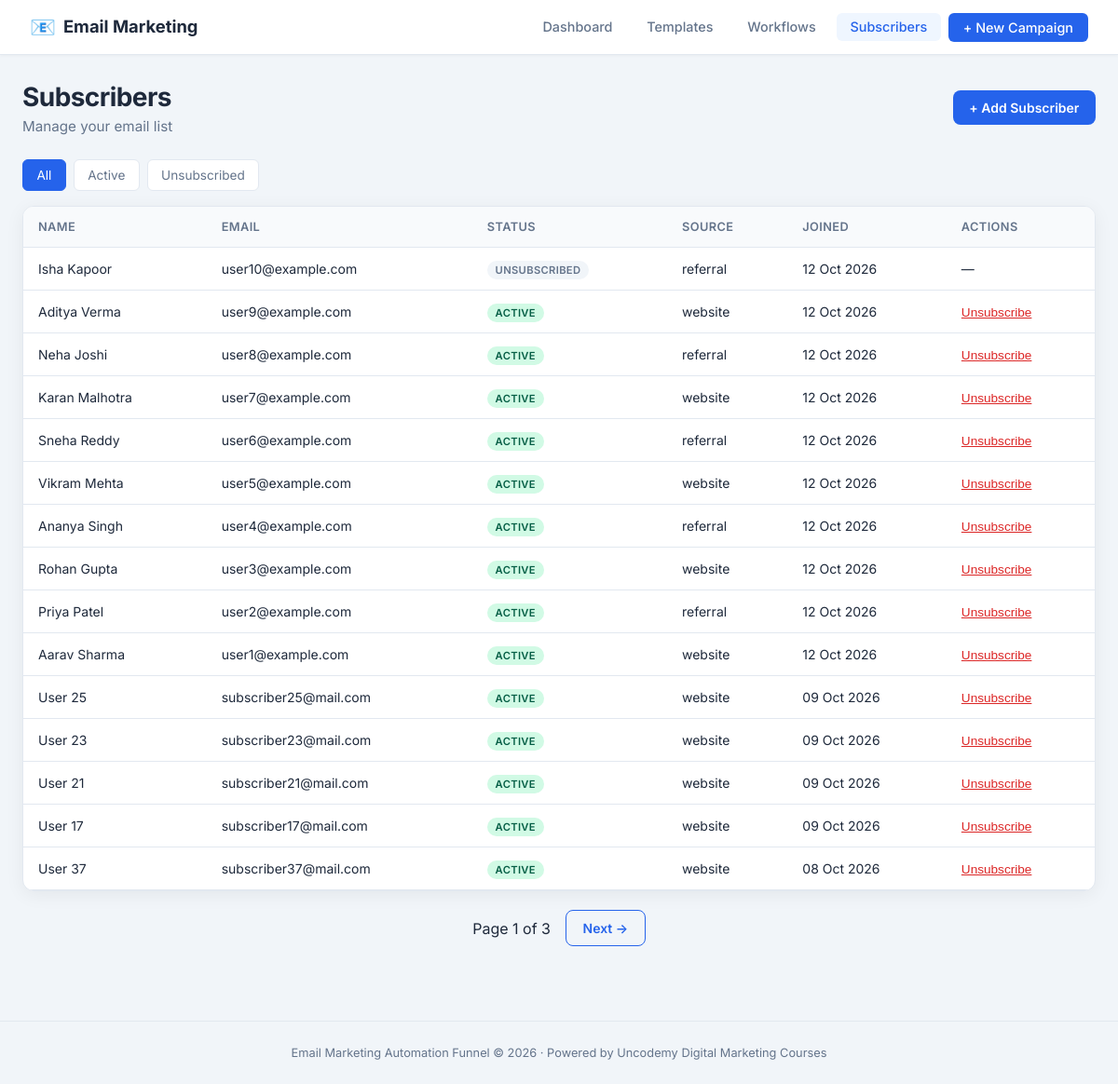
/subscribers, run on the app's committed database.
### models.py (models this page shows, shortened)
class Subscriber(db.Model):
    __tablename__ = 'subscribers'
    id = db.Column(db.Integer, primary_key=True)
    email = db.Column(db.String(120), unique=True, nullable=False)
    name = db.Column(db.String(100))
    status = db.Column(db.String(20), default='active')  # active, unsubscribed
    source = db.Column(db.String(50), default='website')
    created_at = db.Column(db.DateTime, default=datetime.utcnow)
    campaigns = db.relationship('CampaignSend', backref='subscriber', lazy=True)

### app.py (the view)
@app.route('/subscribers')
def list_subscribers():
    page = request.args.get('page', 1, type=int)
    status = request.args.get('status', 'all')
    query = Subscriber.query
    if status != 'all':
        query = query.filter_by(status=status)
    pagination = query.order_by(Subscriber.created_at.desc()).paginate(page=page, per_page=15)
    return render_template('subscribers.html', pagination=pagination, current_status=status)

### templates/subscribers.html (shortened to what this page needs)
{% extends "base.html" %}
{% block content %}
<div class="page-header flex-between">
    <div>
        <h1>Subscribers</h1>
        <p class="subtitle">Manage your email list</p>
    </div>
    <a href="{{ url_for('add_subscriber') }}" class="btn btn-primary">+ Add Subscriber</a>
</div>
<div class="filter-bar">
    <a href="?status=all" class="filter-btn {% if current_status == 'all' %}active{% endif %}">All</a>
    <a href="?status=active" class="filter-btn {% if current_status == 'active' %}active{% endif %}">Active</a>
    <a href="?status=unsubscribed" class="filter-btn {% if current_status == 'unsubscribed' %}active{% endif %}">Unsubscribed</a>
</div>
<div class="card table-card">
    <table class="data-table">
        <thead>
            <tr>
                <th>Name</th>
                <th>Email</th>
                <th>Status</th>
                <th>Source</th>
                <th>Joined</th>
                <th>Actions</th>
            </tr>
        </thead>
        <tbody>
            {% for sub in pagination.items %}
            <tr>
                <td>{{ sub.name or '—' }}</td>
                <td>{{ sub.email }}</td>
                <td>
                    <span class="badge {% if sub.status == 'active' %}badge-active{% else %}badge-inactive{% endif %}">
                        {{ sub.status }}
                    </span>
                </td>
                <td>{{ sub.source }}</td>
                <td>{{ sub.created_at.strftime('%d %b %Y') }}</td>
                <td>
                    {% if sub.status == 'active' %}
                    <form action="{{ url_for('unsubscribe', id=sub.id) }}" method="POST" style="display:inline;">
                        <button type="submit" class="btn-link" onclick="return confirm('Unsubscribe this user?')">Unsubscribe</button>
                    </form>
                    {% else %}
                    —
                    {% endif %}
                </td>
            </tr>
            {% else %}
            <tr><td colspan="6" style="text-align:center;">No subscribers found.</td></tr>
            {% endfor %}
        </tbody>
    </table>
</div>
{% if pagination.pages > 1 %}
<div class="pagination">
    <span>Page {{ pagination.page }} of {{ pagination.pages }}</span>
    {% if pagination.has_next %}
        <a href="?page={{ pagination.next_num }}&status={{ current_status }}" class="btn btn-outline">Next →</a>
    {% endif %}
</div>
{% endif %}
{% endblock %}

### templates/base.html (shortened to what this page needs)
<!DOCTYPE html>
<html lang="en">
<head>
    <link rel="stylesheet" href="{{ url_for('static', filename='css/style.css') }}">
</head>
<body>
    <nav class="navbar">
        <div class="nav-brand">
            <span class="logo-icon">📧</span>
            <a href="{{ url_for('dashboard') }}">Email Marketing</a>
        </div>
        <ul class="nav-links">
            <li><a href="{{ url_for('dashboard') }}" class="{% if request.endpoint == 'dashboard' %}active{% endif %}">Dashboard</a></li>
            <li><a href="{{ url_for('list_templates') }}" class="{% if request.endpoint in ['list_templates','view_template','create_template'] %}active{% endif %}">Templates</a></li>
            <li><a href="{{ url_for('list_workflows') }}" class="{% if request.endpoint == 'list_workflows' %}active{% endif %}">Workflows</a></li>
            <li><a href="{{ url_for('list_subscribers') }}" class="{% if request.endpoint in ['list_subscribers','add_subscriber'] %}active{% endif %}">Subscribers</a></li>
            <li><a href="{{ url_for('create_campaign') }}" class="btn-nav">+ New Campaign</a></li>
        </ul>
    </nav>
    <main class="main-content">
        {% block content %}{% endblock %}
    </main>
    <footer class="footer">
        <p>Email Marketing Automation Funnel &copy; 2026 · Powered by Uncodemy Digital Marketing Courses</p>
    </footer>
</body>
</html>

### static/css/style.css (style rules this page uses)
:root { --primary: #2563eb; --primary-dark: #1e40af; --success: #059669; --bg: #f1f5f9; --card-bg: #ffffff; --text: #1e293b; --text-muted: #64748b; --border: #e2e8f0; --radius: 12px; --shadow: 0 4px 20px rgba(0,0,0,0.06); --shadow-hover: 0 8px 30px rgba(0,0,0,0.1); }
* { box-sizing: border-box; margin: 0; padding: 0; }
body { font-family: 'Inter', -apple-system, BlinkMacSystemFont, sans-serif; background: var(--bg); color: var(--text); min-height: 100vh; line-height: 1.5; }
.navbar { background: #fff; border-bottom: 1px solid var(--border); padding: 0.75rem 2rem; display: flex; align-items: center; justify-content: space-between; position: sticky; top: 0; z-index: 100; box-shadow: 0 1px 3px rgba(0,0,0,0.04); }
.nav-brand { display: flex; align-items: center; gap: 0.5rem; font-weight: 700; font-size: 1.15rem; }
.nav-brand a { color: var(--text); text-decoration: none; }
.logo-icon { font-size: 1.4rem; }
.nav-links { display: flex; list-style: none; gap: 0.5rem; align-items: center; }
.nav-links a { text-decoration: none; color: var(--text-muted); padding: 0.4rem 0.9rem; border-radius: 6px; font-size: 0.9rem; font-weight: 500; transition: all 0.15s; }
.nav-links a:hover, .nav-links a.active { color: var(--primary); background: #eff6ff; }
.btn-nav { background: var(--primary) !important; color: #fff !important; padding: 0.45rem 1rem !important; }
.main-content { max-width: 1280px; margin: 0 auto; padding: 1.5rem 1.5rem 3rem; }
.page-header { margin-bottom: 1.5rem; }
.page-header h1 { font-size: 1.75rem; font-weight: 700; letter-spacing: -0.02em; text-align: center; }
.page-header .subtitle { text-align: center; color: var(--text-muted); font-size: 0.95rem; }
.flex-between { display: flex; justify-content: space-between; align-items: center; }
.flex-between h1, .flex-between .subtitle { text-align: left; }
.card { background: var(--card-bg); border-radius: var(--radius); box-shadow: var(--shadow); padding: 1.25rem; border: 1px solid var(--border); transition: box-shadow 0.2s; }
.badge { font-size: 0.7rem; font-weight: 600; padding: 0.2rem 0.55rem; border-radius: 999px; background: #e0e7ff; color: #3730a3; text-transform: uppercase; letter-spacing: 0.03em; }
.badge-active { background: #d1fae5; color: #065f46; }
.badge-inactive { background: #f1f5f9; color: #64748b; }
.btn { display: inline-block; padding: 0.5rem 1.1rem; border-radius: 8px; font-size: 0.875rem; font-weight: 600; text-decoration: none; border: none; cursor: pointer; transition: all 0.15s; }
.btn-primary { background: var(--primary); color: #fff; }
.btn-outline { background: transparent; color: var(--primary); border: 1.5px solid var(--primary); }
.btn-link { background: none; border: none; color: #dc2626; cursor: pointer; font-size: 0.85rem; text-decoration: underline; }
.table-card { padding: 0; overflow: hidden; }
.data-table { width: 100%; border-collapse: collapse; }
.data-table th, .data-table td { padding: 0.75rem 1rem; text-align: left; border-bottom: 1px solid var(--border); font-size: 0.875rem; }
.data-table th { background: #f8fafc; font-weight: 600; color: var(--text-muted); font-size: 0.8rem; text-transform: uppercase; letter-spacing: 0.03em; }
.filter-bar { display: flex; gap: 0.5rem; margin-bottom: 1rem; }
.filter-btn { padding: 0.35rem 0.9rem; border-radius: 6px; text-decoration: none; font-size: 0.85rem; color: var(--text-muted); background: #fff; border: 1px solid var(--border); }
.filter-btn.active, .filter-btn:hover { background: var(--primary); color: #fff; border-color: var(--primary); }
.pagination { display: flex; justify-content: center; align-items: center; gap: 1rem; margin-top: 1.25rem; }
.footer { text-align: center; padding: 1.5rem; color: var(--text-muted); font-size: 0.8rem; border-top: 1px solid var(--border); margin-top: 2rem; }

### data on the page
Subscriber: name "Isha Kapoor", email "user10@example.com", status "UNSUBSCRIBED", source "referral", created_at "12 Oct 2026"
Subscriber: name "Aditya Verma", email "user9@example.com", status "ACTIVE", source "website", created_at "12 Oct 2026"
Subscriber: name "Neha Joshi", email "user8@example.com", status "ACTIVE", source "referral", created_at "12 Oct 2026"
Subscriber: name "Karan Malhotra", email "user7@example.com", status "ACTIVE", source "website", created_at "12 Oct 2026"
Subscriber: name "Sneha Reddy", email "user6@example.com", status "ACTIVE", source "referral", created_at "12 Oct 2026"
Subscriber: name "Vikram Mehta", email "user5@example.com", status "ACTIVE", source "website", created_at "12 Oct 2026"
Subscriber: name "Ananya Singh", email "user4@example.com", status "ACTIVE", source "referral", created_at "12 Oct 2026"
Subscriber: name "Rohan Gupta", email "user3@example.com", status "ACTIVE", source "website", created_at "12 Oct 2026"
Subscriber: name "Priya Patel", email "user2@example.com", status "ACTIVE", source "referral", created_at "12 Oct 2026"
Subscriber: name "Aarav Sharma", email "user1@example.com", status "ACTIVE", source "website", created_at "12 Oct 2026"
Subscriber: name "User 25", email "subscriber25@mail.com", status "ACTIVE", source "website", created_at "09 Oct 2026"
Subscriber: name "User 23", email "subscriber23@mail.com", status "ACTIVE", source "website", created_at "09 Oct 2026"
Subscriber: name "User 21", email "subscriber21@mail.com", status "ACTIVE", source "website", created_at "09 Oct 2026"
Subscriber: name "User 17", email "subscriber17@mail.com", status "ACTIVE", source "website", created_at "09 Oct 2026"
Subscriber: name "User 37", email "subscriber37@mail.com", status "ACTIVE", source "website", created_at "08 Oct 2026"

### other printed values
{{ pagination.page }} "1"
{{ pagination.pages }} "3"
